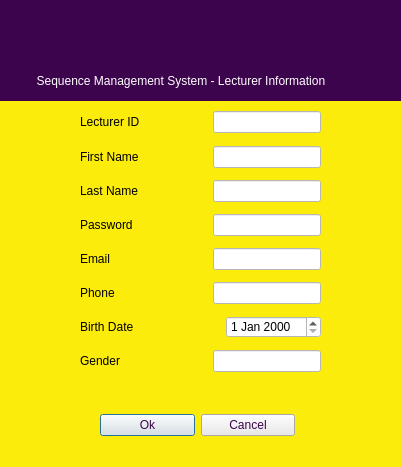
<?xml version="1.0" encoding="UTF-8"?>
<ui version="4.0">
 <class>Lecturerdialog</class>
 <widget class="QDialog" name="Lecturerdialog">
  <property name="geometry">
   <rect>
    <x>0</x>
    <y>0</y>
    <width>401</width>
    <height>467</height>
   </rect>
  </property>
  <property name="minimumSize">
   <size>
    <width>401</width>
    <height>467</height>
   </size>
  </property>
  <property name="maximumSize">
   <size>
    <width>401</width>
    <height>467</height>
   </size>
  </property>
  <property name="windowTitle">
   <string>Lecturerdialog</string>
  </property>
  <property name="styleSheet">
   <string notr="true">background-color: rgb(252, 236, 12);</string>
  </property>
  <widget class="QWidget" name="layoutWidget">
   <property name="geometry">
    <rect>
     <x>80</x>
     <y>140</y>
     <width>241</width>
     <height>243</height>
    </rect>
   </property>
   <layout class="QVBoxLayout" name="verticalLayout">
    <item>
     <layout class="QHBoxLayout" name="horizontalLayout_2">
      <item>
       <widget class="QLabel" name="FNameLabel">
        <property name="text">
         <string>First Name</string>
        </property>
        <property name="buddy">
         <cstring>lecturerFNLine</cstring>
        </property>
       </widget>
      </item>
      <item>
       <spacer name="horizontalSpacer_2">
        <property name="orientation">
         <enum>Qt::Horizontal</enum>
        </property>
        <property name="sizeHint" stdset="0">
         <size>
          <width>40</width>
          <height>20</height>
         </size>
        </property>
       </spacer>
      </item>
      <item>
       <widget class="QLineEdit" name="lecturerFNLine">
        <property name="styleSheet">
         <string notr="true">background-color: rgb(255, 255, 255);</string>
        </property>
       </widget>
      </item>
     </layout>
    </item>
    <item>
     <layout class="QHBoxLayout" name="horizontalLayout_3">
      <item>
       <widget class="QLabel" name="LNameLabel">
        <property name="text">
         <string>Last Name</string>
        </property>
        <property name="buddy">
         <cstring>lecturerLNLine</cstring>
        </property>
       </widget>
      </item>
      <item>
       <spacer name="horizontalSpacer_3">
        <property name="orientation">
         <enum>Qt::Horizontal</enum>
        </property>
        <property name="sizeHint" stdset="0">
         <size>
          <width>40</width>
          <height>20</height>
         </size>
        </property>
       </spacer>
      </item>
      <item>
       <widget class="QLineEdit" name="lecturerLNLine">
        <property name="styleSheet">
         <string notr="true">background-color: rgb(255, 255, 255);</string>
        </property>
       </widget>
      </item>
     </layout>
    </item>
    <item>
     <layout class="QHBoxLayout" name="horizontalLayout_9">
      <item>
       <widget class="QLabel" name="PassLabel">
        <property name="text">
         <string>Password</string>
        </property>
       </widget>
      </item>
      <item>
       <spacer name="horizontalSpacer_8">
        <property name="orientation">
         <enum>Qt::Horizontal</enum>
        </property>
        <property name="sizeHint" stdset="0">
         <size>
          <width>40</width>
          <height>20</height>
         </size>
        </property>
       </spacer>
      </item>
      <item>
       <widget class="QLineEdit" name="lecturerPasswordLine">
        <property name="styleSheet">
         <string notr="true">background-color: rgb(255, 255, 255);</string>
        </property>
       </widget>
      </item>
     </layout>
    </item>
    <item>
     <layout class="QHBoxLayout" name="horizontalLayout_4">
      <item>
       <widget class="QLabel" name="EmailLabel">
        <property name="text">
         <string>Email</string>
        </property>
        <property name="buddy">
         <cstring>lecturerEmailLine</cstring>
        </property>
       </widget>
      </item>
      <item>
       <spacer name="horizontalSpacer_4">
        <property name="orientation">
         <enum>Qt::Horizontal</enum>
        </property>
        <property name="sizeHint" stdset="0">
         <size>
          <width>40</width>
          <height>20</height>
         </size>
        </property>
       </spacer>
      </item>
      <item>
       <widget class="QLineEdit" name="lecturerEmailLine">
        <property name="styleSheet">
         <string notr="true">background-color: rgb(255, 255, 255);</string>
        </property>
       </widget>
      </item>
     </layout>
    </item>
    <item>
     <layout class="QHBoxLayout" name="horizontalLayout_5">
      <item>
       <widget class="QLabel" name="PhoneLabel">
        <property name="text">
         <string>Phone</string>
        </property>
        <property name="buddy">
         <cstring>lecturerPhoneLine</cstring>
        </property>
       </widget>
      </item>
      <item>
       <spacer name="horizontalSpacer_5">
        <property name="orientation">
         <enum>Qt::Horizontal</enum>
        </property>
        <property name="sizeHint" stdset="0">
         <size>
          <width>40</width>
          <height>20</height>
         </size>
        </property>
       </spacer>
      </item>
      <item>
       <widget class="QLineEdit" name="lecturerPhoneLine">
        <property name="styleSheet">
         <string notr="true">background-color: rgb(255, 255, 255);</string>
        </property>
       </widget>
      </item>
     </layout>
    </item>
    <item>
     <layout class="QHBoxLayout" name="horizontalLayout_6">
      <item>
       <widget class="QLabel" name="DOBLabel">
        <property name="text">
         <string>Birth Date</string>
        </property>
        <property name="buddy">
         <cstring>lecturerDOBBox</cstring>
        </property>
       </widget>
      </item>
      <item>
       <spacer name="horizontalSpacer_6">
        <property name="orientation">
         <enum>Qt::Horizontal</enum>
        </property>
        <property name="sizeHint" stdset="0">
         <size>
          <width>40</width>
          <height>20</height>
         </size>
        </property>
       </spacer>
      </item>
      <item>
       <widget class="QDateEdit" name="lecturerDOBBox">
        <property name="styleSheet">
         <string notr="true">background-color: rgb(255, 255, 255);</string>
        </property>
       </widget>
      </item>
     </layout>
    </item>
    <item>
     <layout class="QHBoxLayout" name="horizontalLayout_8">
      <item>
       <widget class="QLabel" name="GenderLabel">
        <property name="text">
         <string>Gender</string>
        </property>
       </widget>
      </item>
      <item>
       <spacer name="horizontalSpacer_7">
        <property name="orientation">
         <enum>Qt::Horizontal</enum>
        </property>
        <property name="sizeHint" stdset="0">
         <size>
          <width>40</width>
          <height>20</height>
         </size>
        </property>
       </spacer>
      </item>
      <item>
       <widget class="QLineEdit" name="lecturerGenderLine">
        <property name="styleSheet">
         <string notr="true">background-color: rgb(255, 255, 255);</string>
        </property>
       </widget>
      </item>
     </layout>
    </item>
   </layout>
  </widget>
  <widget class="QWidget" name="layoutWidget_2">
   <property name="geometry">
    <rect>
     <x>80</x>
     <y>110</y>
     <width>241</width>
     <height>24</height>
    </rect>
   </property>
   <layout class="QHBoxLayout" name="horizontalLayout">
    <item>
     <widget class="QLabel" name="IDLabel">
      <property name="text">
       <string>Lecturer ID</string>
      </property>
      <property name="buddy">
       <cstring>lecturerFNLine</cstring>
      </property>
     </widget>
    </item>
    <item>
     <spacer name="horizontalSpacer_16">
      <property name="orientation">
       <enum>Qt::Horizontal</enum>
      </property>
      <property name="sizeHint" stdset="0">
       <size>
        <width>40</width>
        <height>20</height>
       </size>
      </property>
     </spacer>
    </item>
    <item>
     <widget class="QLineEdit" name="lecturerIDLine">
      <property name="styleSheet">
       <string notr="true">background-color: rgb(255, 255, 255);</string>
      </property>
     </widget>
    </item>
   </layout>
  </widget>
  <widget class="QWidget" name="layoutWidget_3">
   <property name="geometry">
    <rect>
     <x>100</x>
     <y>410</y>
     <width>195</width>
     <height>30</height>
    </rect>
   </property>
   <layout class="QHBoxLayout" name="horizontalLayout_7">
    <item>
     <widget class="QPushButton" name="okButton">
      <property name="styleSheet">
       <string notr="true">color: rgb(60, 4, 76);
background-color: rgb(234, 234, 234);</string>
      </property>
      <property name="text">
       <string>Ok</string>
      </property>
     </widget>
    </item>
    <item>
     <widget class="QPushButton" name="cancelButton">
      <property name="styleSheet">
       <string notr="true">color: rgb(60, 4, 76);
background-color: rgb(234, 234, 234);</string>
      </property>
      <property name="text">
       <string>Cancel</string>
      </property>
     </widget>
    </item>
   </layout>
  </widget>
  <widget class="QLabel" name="label_3">
   <property name="geometry">
    <rect>
     <x>-4</x>
     <y>-4</y>
     <width>411</width>
     <height>71</height>
    </rect>
   </property>
   <property name="styleSheet">
    <string notr="true">image: url(:/Images/Images/ublogo.png);
background-color: rgb(60, 4, 76);</string>
   </property>
   <property name="text">
    <string/>
   </property>
  </widget>
  <widget class="QLabel" name="label_4">
   <property name="geometry">
    <rect>
     <x>0</x>
     <y>60</y>
     <width>401</width>
     <height>41</height>
    </rect>
   </property>
   <property name="styleSheet">
    <string notr="true">color: rgb(255, 255, 255);
background-color: rgb(60, 4, 76);</string>
   </property>
   <property name="text">
    <string>           Sequence Management System - Lecturer Information</string>
   </property>
  </widget>
 </widget>
 <resources/>
 <connections/>
</ui>
